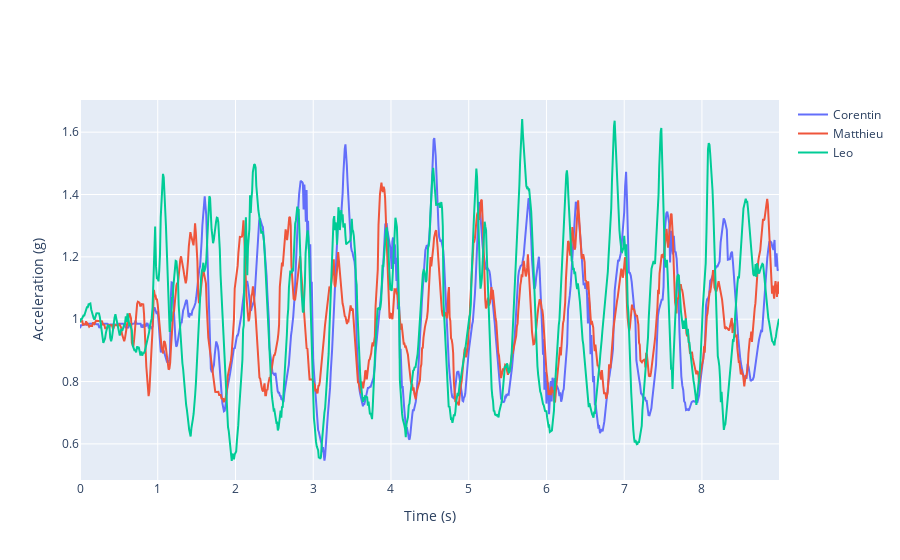

The notebook cell saved with this chart:
### Code cell
multi_line_graph([df_1, df_2, df_3],["Corentin", "Matthieu", "Leo"])

### Figure 1 — Plotly figure (JSON) as saved in the notebook; plotly's stock layout.template omitted (floating-point values rounded to 4 significant figures; data arrays with more than 128 entries replaced by an {"elided": "..."} marker saying what was removed)
{"data": [{"mode": "lines", "name": "Corentin", "type": "scatter", "x": {"elided": "868 float values"}, "y": {"elided": "868 float values"}}, {"mode": "lines", "name": "Matthieu", "type": "scatter", "x": {"elided": "968 float values"}, "y": {"elided": "968 float values"}}, {"mode": "lines", "name": "Leo", "type": "scatter", "x": {"elided": "962 float values"}, "y": {"elided": "962 float values"}}], "layout": {"hovermode": "x", "xaxis": {"title": {"text": "Time (s)"}}, "yaxis": {"title": {"text": "Acceleration (g)"}}}}
